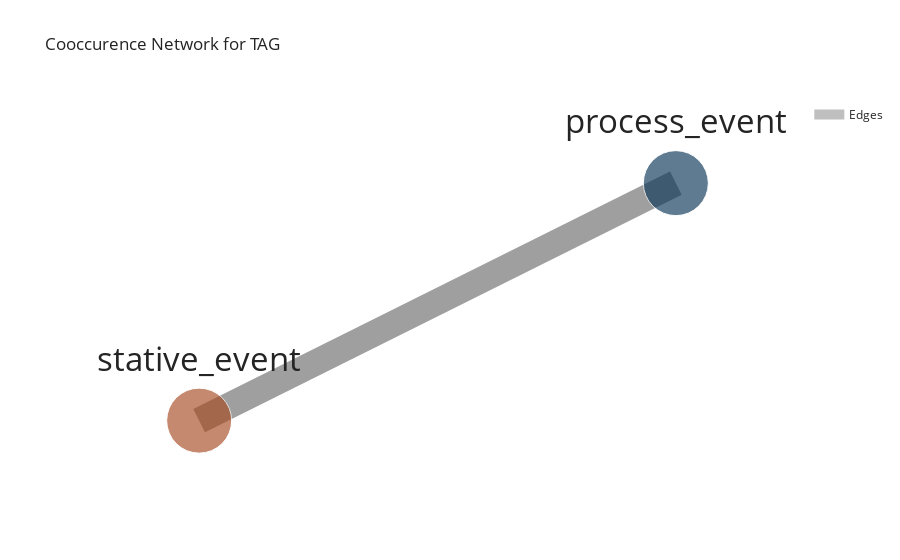

The code cell stored with this chart in its notebook:
### Markdown cell above
The networks can be customized by the following optional parameters:

    character_distance: the text span within which two annotations are considered to be cooccurrent. The default is 100 characters.
    included_tags: a list of tags that are included when drawing the graph
    excluded_tags: a list of tags that are excluded when drawing the graph

### Code cell
# TODO Evtl. an Demo Projekt anpassen 
my_project.ac_dict[my_annotation_collection].cooccurrence_network(
    character_distance=50,
    included_tags=['process_event', 'stative_event'],
    excluded_tags=None
)

### Figure 1 — Plotly figure (JSON) as saved in the notebook; plotly's stock layout.template omitted (floating-point values rounded to 4 significant figures)
{"data": [{"legendgroup": "edges", "line": {"color": "grey", "width": 26}, "mode": "lines", "name": "Edges", "opacity": 0.5, "showlegend": true, "type": "scatter", "x": [1, -1], "y": [4.371e-08, -4.371e-08]}, {"legendgroup": "edges", "line": {"color": "grey", "width": 26}, "mode": "lines", "name": "Edges", "opacity": 0.5, "showlegend": false, "type": "scatter", "x": [-1, 1], "y": [-4.371e-08, 4.371e-08]}, {"hoverinfo": "text", "marker": {"color": ["#093658", "#A64B21"], "opacity": 0.65, "size": [65, 65]}, "mode": "markers+text", "showlegend": false, "text": ["process_event", "stative_event"], "textfont": {"size": [32.5, 32.5]}, "textposition": "top center", "type": "scatter", "x": [1, -1], "y": [4.371e-08, -4.371e-08]}], "layout": {"title": {"text": "Cooccurence Network for TAG"}, "xaxis": {"range": [-1.5, 1.5], "showgrid": false, "showticklabels": false, "ticks": "", "visible": false}, "yaxis": {"range": [-6.557e-08, 7.431e-08], "showgrid": false, "showticklabels": false, "ticks": "", "visible": false}}}
